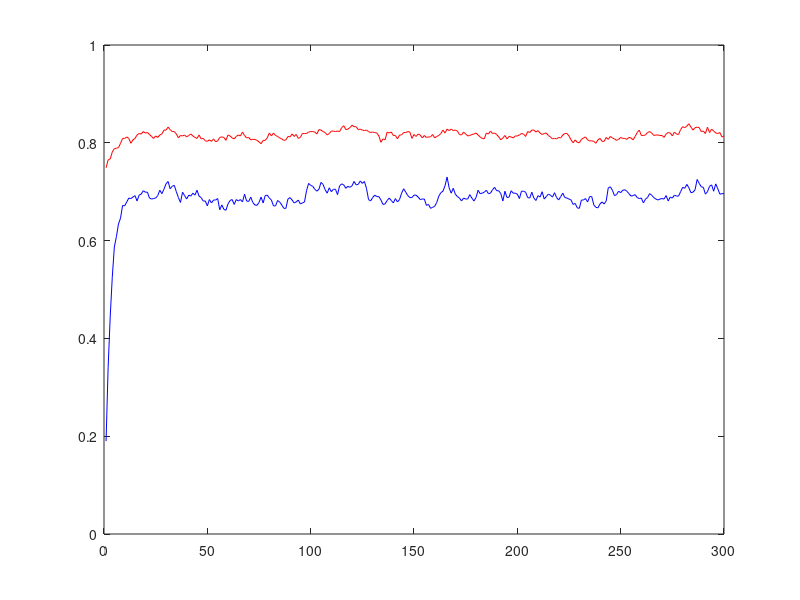
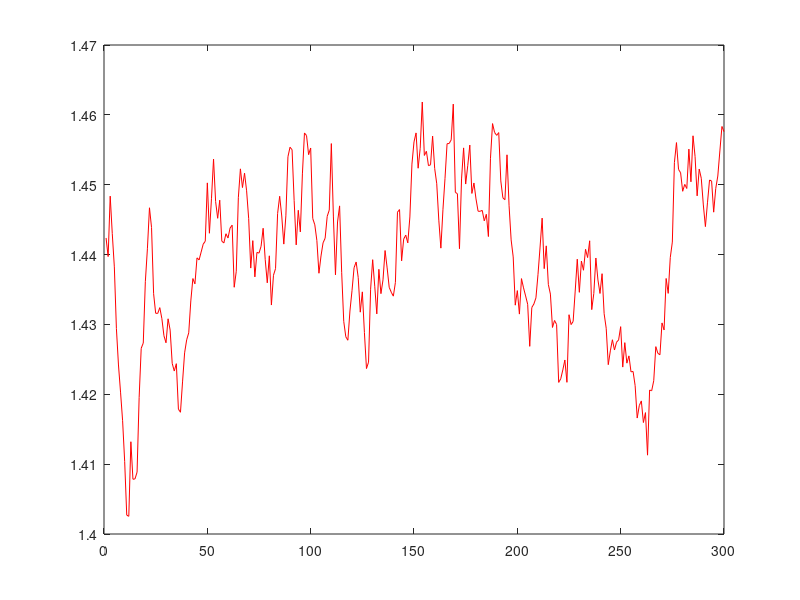

These figures' MATLAB source, in order:
clear all

%--------------------------------------------------------------------------
% Set parameter values
%--------------------------------------------------------------------------
beta   = 0.8;   % Germany interst rate 0.0037 pa
b      = 0.4;   % Unemployment income (not flow utility) (around 60%  of net income for Germany)
alpha  = 0.5;   % Wage offer probability
lambda = 0.07;  % Job loss probability (avg tenure of 11.2 years)
w_min  = 0;     % Minimum wage offer
w_max  = 2;     % Max wage offer
n_min  = -0.25; % Minimum utility for home production when not spending time on job searching
n_max  = 0.75;  % Maximum utility for home production when not spending time on job searching
s_cost = 0.5;   % Cost of searching job

%--------------------------------------------------------------------------
% Run VFI to compute the reservation wage
%--------------------------------------------------------------------------

n        = 1e+2;                        % Number of grids for wage offers and also the home production utility
crit     = 1e-7;                        % Convergence criterion
metric   = 1;                           % Convergence metric
wage     = linspace(w_min,w_max,n);     % Wage grid
wage_pdf = 1/n;                         % Probability mass of discreate uniform grids
ns_range = linspace(n_min, n_max, n)';  % Not-searching grid
disp(num2str([n, crit]));
%--------------------------------------------------------------------------
% Initial Guess
%--------------------------------------------------------------------------
U  = ones(n, 1)*b;                              % Initial guess of value function: unemployment  (n,1 vector)
W  = ones(n, 1)*wage;                           % Initial guess of value function: employment (n,n matrix)
S  = ones(n, 1)*b;                              % Initial guess of value function: searching  (n,1 vector)
NS = ns_range;                                  % Initial guess of value function: not searching  (n,1 vector)
res_wage = U;                                   % Initial guess of reservation wage for all ns-utility  (n,1 vector)
res_cdf = (res_wage - w_min)./(w_max - w_min);  % (n,1 vector)

while metric > crit     % Start iteration 
    %--------------------------------------------------------------------------
    % Update value functions
    %--------------------------------------------------------------------------
    wage_mask = (wage'  >  res_wage);  % logical mask for offers that will not be accepted
    exp_W = [];
    for i = 1:n
        s = sum(W(i, wage_mask));
        if isempty(s)
           s = 0;
        end
        exp_W = [exp_W; s];
    end
    % exp_W = sum(W(:, wage_mask)')' is an alternative to the loop and append above
    exp_W(isnan(exp_W)) = 0;
    %--------------------------------------------------------------------------
    % Update Value Functions (details in the description file)
    %--------------------------------------------------------------------------
    S_new  = alpha.*(1-res_cdf).*exp_W.*wage_pdf./(1-res_cdf)+(alpha.*res_cdf+1-alpha).* U;
    NS_new = ns_range+max(S, NS).*beta;
    W_new  = ones(n, 1)*wage + beta.*( (1 - lambda).* W + lambda.* U*ones(1, n))-s_cost;
    U_new  = b+beta.*max(S, NS)-s_cost;
    %--------------------------------------------------------------------------
    % Update reservation wage for all agents
    %--------------------------------------------------------------------------
    for idx = 1:length(W)
        rw = wage( find(W(idx, :)-U(idx)>0, 1 ,'first') ); % Find the res_wage
        if rw
            res_wage(idx) = rw;
        else
            res_wage(idx) = w_max;                         % This agent will never work
        end
    end
    res_cdf = (res_wage-w_min)./(w_max-w_min);             % recalculate the CDF
%--------------------------------------------------------------------------
% Update metric
%--------------------------------------------------------------------------
    metric = max([ reshape(abs(W_new-W)./( 1+abs(W) ), [n*n, 1]); ...
        abs(U_new-U)./( 1+abs(U) ); abs(S_new-S)./( 1+abs(S) ); abs(NS_new-NS)./( 1+abs(NS) )] );
    disp(metric)
    S_new(isnan(S_new))   = 0;      % Ensure the VFs keep in shape
    NS_new(isnan(NS_new)) = 0;
    U_new(isnan(U_new))   = 0;
    W_new(isnan(W_new))   = 0;
    rho = 1;                        % Lowering rho can potentially fix convergence problem
    U  = rho.*U_new+(1-rho).*U;     % Update guess of value function: unemployment
    W  = rho.*W_new+(1-rho).*W;     % Update guess of value function: employment
    S  = rho.*S_new+(1-rho).*S;     % Update guess of value function: searching
    NS = rho.*NS_new+(1-rho).*NS;   % Update guess of value function: not searching
end
%--------------------------------------------------------------------------
% end of VFI
%---------------------------------------------------------------------------
U  = U_new;  % Last update without rho
W  = W_new;
S  = S_new;
NS = NS_new;
%--------------------------------------------------------------------------
% Find reseveration utility for no job searching
% Inactivity Rate related is our Target
%--------------------------------------------------------------------------
res_ns = ns_range( find(NS-S > 0, 1, 'first'));  % How much to produce in home production can induce people not to work
inactRate = 1 - res_ns/n_max;
 % Make sure the script doesn't break when reseveration utility is higher than max home production n_max
if isempty(res_ns)
   res_ns = n_max;
   inactRate = 0;
end
%--------------------------------------------------------------------------
% Find also some non-target observables to check validity
%--------------------------------------------------------------------------
res_mask     = (S > NS);
avg_res_wage = sum(res_wage(res_mask))/length(res_wage(res_mask));  % Reservation Wage
uRate        = (lambda-lambda*inactRate)/(lambda+alpha*(1-inactRate)*(1-avg_res_wage/(w_max-w_min))); % Unemployment Rate
uDuration    = 1/(alpha*(1-avg_res_wage/(w_max-w_min)) );           % Duration of unemployment
eDuration    = 1/lambda;                                            % Duration of employment
avg_wage     = (w_max+avg_res_wage)/(w_max-w_min);                  % Average wage
%--------------------------------------------------------------------------
% Display output
%--------------------------------------------------------------------------
disp('rHomeProd   rWage       u-rate     u-duration  e-duration   avg_wage inactRate ')
disp( num2str( [res_ns avg_res_wage    uRate  uDuration   eDuration   avg_wage inactRate], '%12.3f') )
%--------------------------------------------------------------------------
%--------------------------------------------------------------------------
% Stimulation
% Based on the res_ns and res_wage above
%--------------------------------------------------------------------------
% Idea of the stochastic utility for not searching
% A person can change her utility for home production (not
% search). For example, one can suddenly came up with an brilliant
% idea to be done at home or can feel very guilty to not search for job
% because even her youngest sister start working.
%--------------------------------------------------------------------------
% First, define number of agents and periods
%--------------------------------------------------------------------------

T = 300;            % Number of periods
no = 1000;          % Number of agents

%--------------------------------------------------------------------------
employed_vec     = zeros(no, 1);  % Stores which agent get employed / Start with all unemployed
no_search_vec    = zeros(no, 1);  % Stores which agent search and which agent not
wage_record      = zeros(no, 1);  % Store the wage accepted by agent
em_history       = [];            % Store employment data for every period for plotting
search_history   = [];            % Store job search record for plotting
avg_wage_history = [];            % Store the average wage each period for plotting
%--------------------------------------------------------------------------
% Assign randomly initial no-job-search utility to agents
%--------------------------------------------------------------------------
ori_ns_vec = (n_max-n_min).*rand(no, 1)+n_min;
ns_vec     = ori_ns_vec;
%--------------------------------------------------------------------------
% Starts iteration from period 1 to period T
%--------------------------------------------------------------------------
for t = 1:T
    ran_lambda = find(rand(no, 1) < lambda);  % Randomly choose someone lossing job based on lambda
    for i = 1: length(ran_lambda)             % Clear the employed status and wage record for agents who lost their job
        pos = ran_lambda(i);
        employed_vec(pos) = 0;
        wage_record(pos) = 0;
    end
    ns_adjust      = (rand(no, 1)-0.500).*2.*0.1;            % Generate random adjustment for no-search utility
    ns_vec         = 0.05*ori_ns_vec+0.95.*ns_vec+ns_adjust; % Stochastically Update the no searching utility for all agents
    no_search_mask = (ns_vec > res_ns);                      % Logical mask for no-job-searching agents
    for i = 1: length(no_search_mask)                        % Loop to record the ones who do not search for job
        if no_search_mask(i) == 1 && employed_vec(i) == 0    % Employed agent should not be updated to not searching
            no_search_vec(i) = 1;                            % Mark agents who do not search for job as 1
        else
            no_search_vec(i) = 0;
        end
    end
    offer_vec         = (w_max-w_min).*rand(no, 1)+w_min; % Generate wage offers
    accept_offer_mask = (offer_vec > avg_res_wage);       % Observe which agents will accept offer
    ran_alpha = find(rand(no, 1) < alpha);                % Decide which agents will be getting job offer
    for i = 1: length(ran_alpha)                          % Loop to update to employed agents and store wage accepted
        pos = ran_alpha(i);                               % Updates only applied to agents who search for job and not employed yet
        if accept_offer_mask(pos) == 1 && employed_vec(pos) == 0 && no_search_vec(pos) == 0
            employed_vec(pos) = 1;
            wage_record(pos) = offer_vec(pos);
        end
    end
    %--------------------------------------------------------------------------
    % Store records for current period T
    %--------------------------------------------------------------------------
    avg_wage         = sum(wage_record)/sum(employed_vec);   % The average wage should not include unemployed and inactive agents
    avg_wage_history = [avg_wage_history; avg_wage];
    em_history       = [em_history; sum(employed_vec)/no];
    search_history   = [search_history; 1-sum(no_search_vec)/no];  % Number of agents who are NOT inactive
end
%--------------------------------------------------------------------------
% End of Stimulation
%--------------------------------------------------------------------------
% Plot the graphs
%--------------------------------------------------------------------------
plot([1:T], em_history, 'b', [1:T], search_history, 'r');
figure();
plot([1:T], avg_wage_history, 'r');

%--------------------------------------------------------------------------

